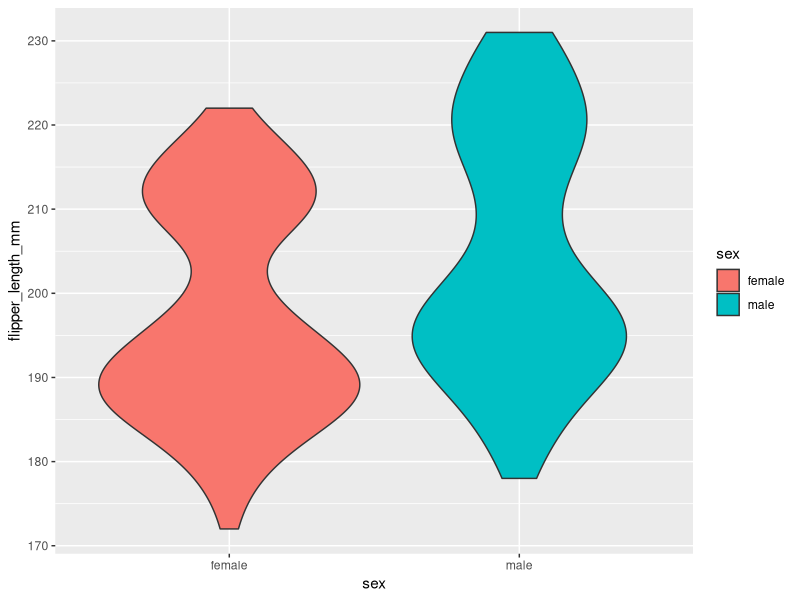
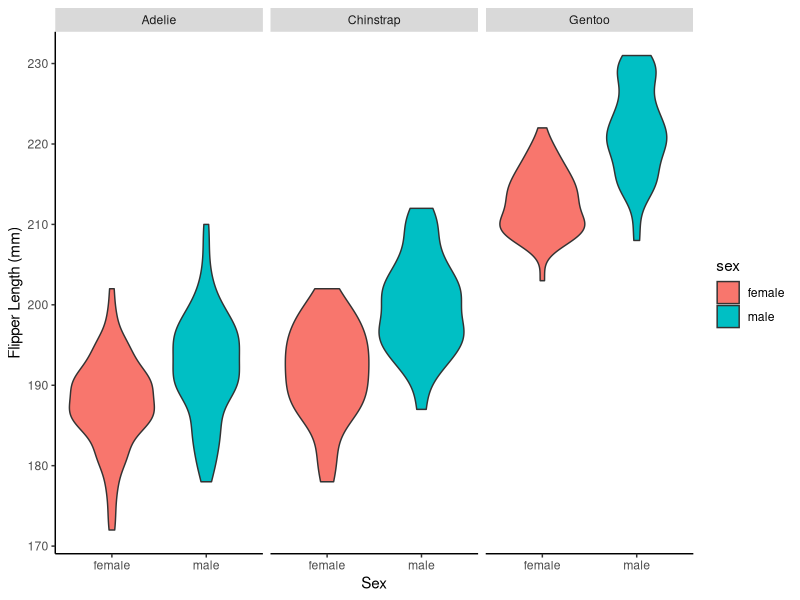
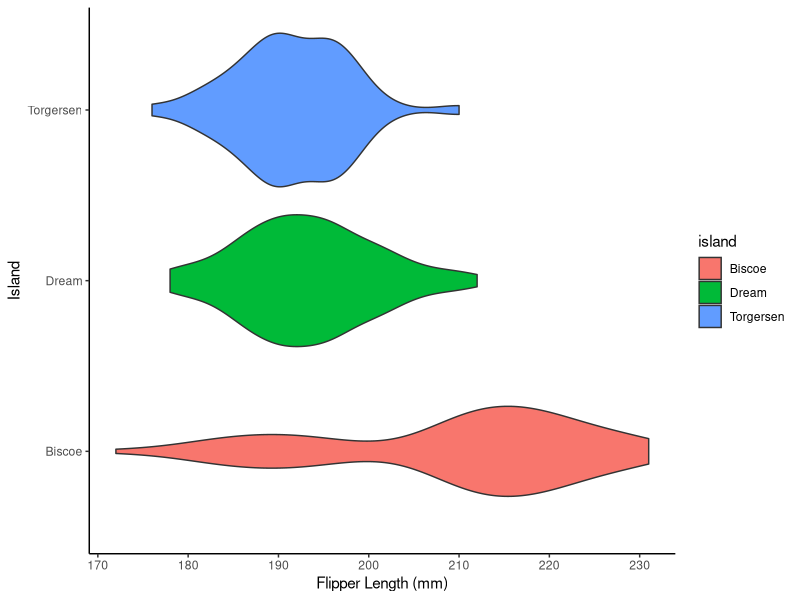
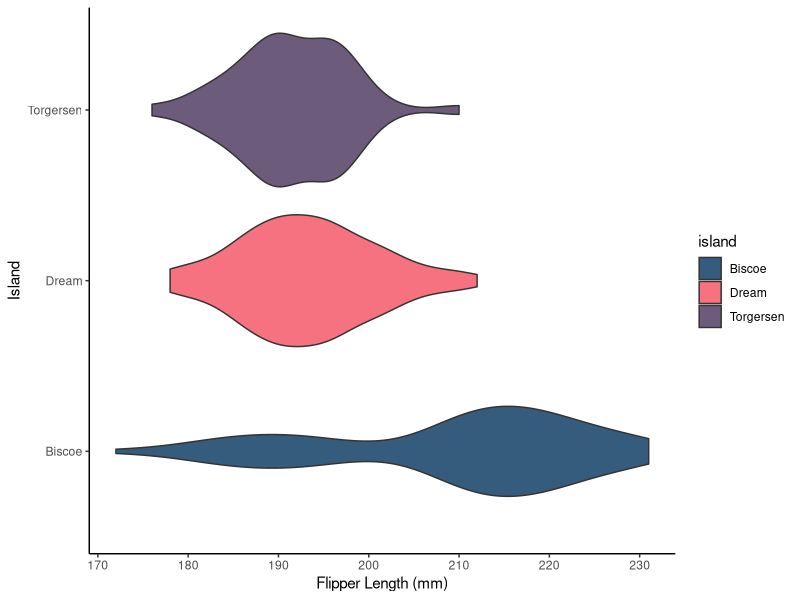
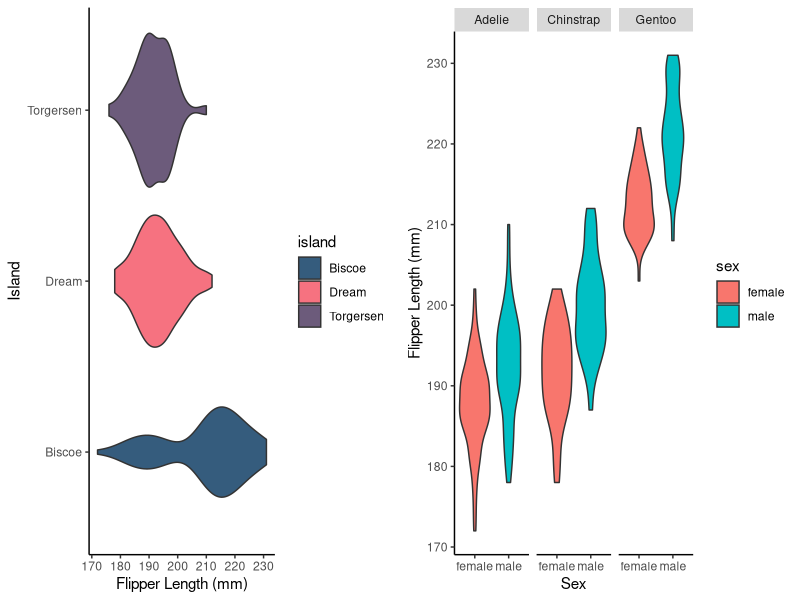

These charts were generated, in order, by the following R code:
## ---- chunk 1
knitr::opts_chunk$set(echo = TRUE)
## ---- chunk 2

# load packages
library(palmerpenguins)
library(ggplot2)

# subset penguins data to include only penguins with recorded sex
peng_df <- subset(penguins, !is.na(sex))

# create a violin plot visualizing sex and flipper length data and assign it to an object
peng_plot <- ggplot(data = peng_df, mapping = aes(x = sex, y = flipper_length_mm, fill = sex)) +
  geom_violin()

# load plot
peng_plot
## ---- chunk 3

# update the plot to remove background, keep axis lines and add axis titles
peng_plot2 <- peng_plot +
  facet_grid(.~ species) +
   labs(x = "Sex", y = "Flipper Length (mm)") +
   theme(panel.grid = element_blank(),
        panel.background = element_blank(), 
        axis.line = element_line(color = "black"))

# load updated plot
peng_plot2
## ---- chunk 4

# create violin plot visualizing islands and flipper length, and customize it similar to the first graph
island_plot <- ggplot(data = peng_df, mapping = aes(x = flipper_length_mm , y = island, fill = island)) +
  geom_violin() +
   labs(x = "Flipper Length (mm)", y = "Island") +
   theme(panel.grid = element_blank(),
        panel.background = element_blank(), 
        axis.line = element_line(color = "black"))

# load plot
island_plot
## ---- chunk 5

# update plot to include custom colors
island_plot2 <- island_plot +
  scale_fill_manual(values = c("Biscoe" = "#355C7D", "Dream" = "#F67280", "Torgersen" = "#6C5B7B"))

# load updated plot
island_plot2
## ---- chunk 6

# load package
library(cowplot)

# combine both updated plots side-by-side into one plot
cowplot::plot_grid(island_plot2, peng_plot2, ncol = 2, nrow = 1)

